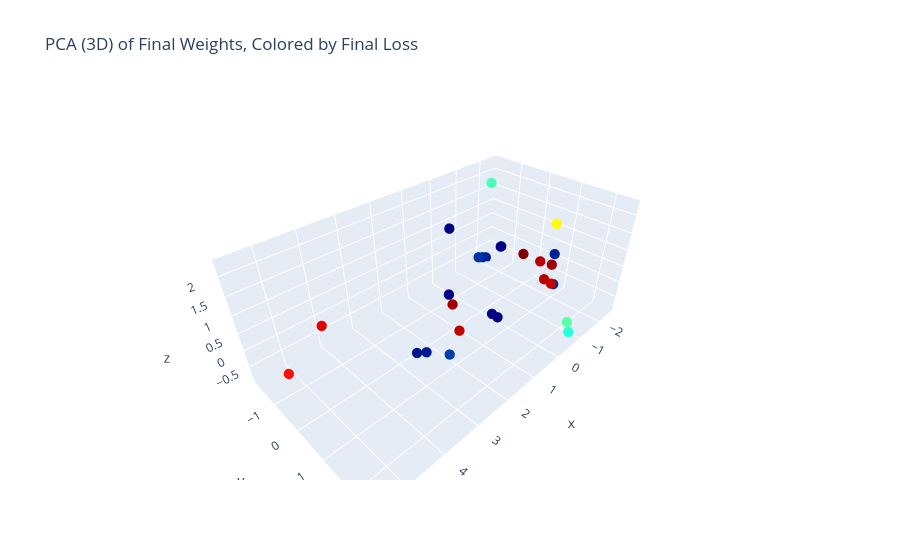

The cell this chart's notebook holds for it:
### Code cell
pca_3d = PCA(n_components=3)
projected_3d = pca_3d.fit_transform(weights_finish)
plot_data(projected_3d.T, loss_finish, title="PCA (3D) of Final Weights, Colored by Final Loss")
